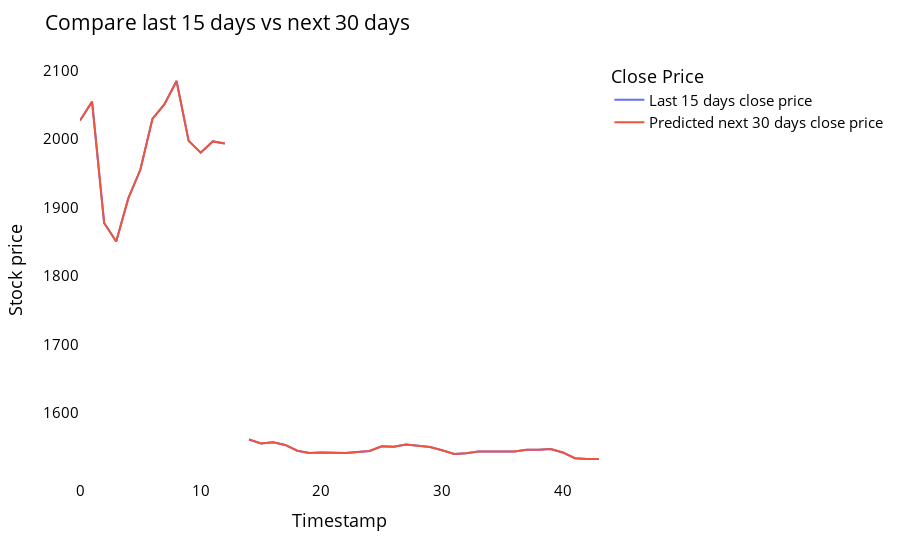

Notebook code cell kept with this figure:
### Code cell
temp_mat = np.empty((len(last_days)+pred_days+1,1))
temp_mat[:] = np.nan
temp_mat = temp_mat.reshape(1,-1).tolist()[0]

last_original_days_value = temp_mat
next_predicted_days_value = temp_mat

last_original_days_value[0:time_step+1] = scaler.inverse_transform(closedf[len(closedf)-time_step:]).reshape(1,-1).tolist()[0]
next_predicted_days_value[time_step+1:] = scaler.inverse_transform(np.array(lst_output).reshape(-1,1)).reshape(1,-1).tolist()[0]

new_pred_plot = pd.DataFrame({
    'last_original_days_value':last_original_days_value,
    'next_predicted_days_value':next_predicted_days_value
})

names = cycle(['Last 15 days close price','Predicted next 30 days close price'])

fig = px.line(new_pred_plot,x=new_pred_plot.index, y=[new_pred_plot['last_original_days_value'],
                                                      new_pred_plot['next_predicted_days_value']],
              labels={'value': 'Stock price','index': 'Timestamp'})
fig.update_layout(title_text='Compare last 15 days vs next 30 days',
                  plot_bgcolor='white', font_size=15, font_color='black',legend_title_text='Close Price')
fig.for_each_trace(lambda t:  t.update(name = next(names)))

fig.update_xaxes(showgrid=False)
fig.update_yaxes(showgrid=False)
fig.show()

### Figure 1 — Plotly figure (JSON) as saved in the notebook; plotly's stock layout.template omitted (floating-point values rounded to 4 significant figures)
{"data": [{"hovertemplate": "variable=last_original_days_value<br>Timestamp=%{x}<br>Stock price=%{y}<extra></extra>", "legendgroup": "last_original_days_value", "line": {"color": "#636efa", "dash": "solid"}, "marker": {"symbol": "circle"}, "mode": "lines", "name": "Last 15 days close price", "orientation": "v", "showlegend": true, "type": "scatter", "x": [0, 1, 2, 3, 4, 5, 6, 7, 8, 9, 10, 11, 12, 13, 14, 15, 16, 17, 18, 19, 20, 21, 22, 23, 24, 25, 26, 27, 28, 29, 30, 31, 32, 33, 34, 35, 36, 37, 38, 39, 40, 41, 42, 43], "xaxis": "x", "y": [2027.0, 2054.0, 1877.0, 1850.0, 1913.0, 1955, 2029.0, 2051.0, 2085.0, 1997.0, 1980.0, 1996.0, 1993.0, null, 1561.0, 1556.0, 1557.0, 1554.0, 1545.0, 1542.0, 1542.0, 1542.0, 1542.0, 1543.0, 1545.0, 1552.0, 1551.0, 1554.0, 1553.0, 1551.0, 1546.0, 1541.0, 1542.0, 1544.0, 1544.0, 1544.0, 1544.0, 1547.0, 1546.0, 1548.0, 1543.0, 1534.0, 1533.0, 1533.0], "yaxis": "y"}, {"hovertemplate": "variable=next_predicted_days_value<br>Timestamp=%{x}<br>Stock price=%{y}<extra></extra>", "legendgroup": "next_predicted_days_value", "line": {"color": "#EF553B", "dash": "solid"}, "marker": {"symbol": "circle"}, "mode": "lines", "name": "Predicted next 30 days close price", "orientation": "v", "showlegend": true, "type": "scatter", "x": [0, 1, 2, 3, 4, 5, 6, 7, 8, 9, 10, 11, 12, 13, 14, 15, 16, 17, 18, 19, 20, 21, 22, 23, 24, 25, 26, 27, 28, 29, 30, 31, 32, 33, 34, 35, 36, 37, 38, 39, 40, 41, 42, 43], "xaxis": "x", "y": [2027.0, 2054.0, 1877.0, 1850.0, 1913.0, 1955, 2029.0, 2051.0, 2085.0, 1997.0, 1980.0, 1996.0, 1993.0, null, 1561.0, 1556.0, 1557.0, 1554.0, 1545.0, 1542.0, 1542.0, 1542.0, 1542.0, 1543.0, 1545.0, 1552.0, 1551.0, 1554.0, 1553.0, 1551.0, 1546.0, 1541.0, 1542.0, 1544.0, 1544.0, 1544.0, 1544.0, 1547.0, 1546.0, 1548.0, 1543.0, 1534.0, 1533.0, 1533.0], "yaxis": "y"}], "layout": {"font": {"color": "black", "size": 15}, "legend": {"title": {"text": "Close Price"}, "tracegroupgap": 0}, "margin": {"t": 60}, "plot_bgcolor": "white", "title": {"text": "Compare last 15 days vs next 30 days"}, "xaxis": {"anchor": "y", "domain": [0, 1], "showgrid": false, "title": {"text": "Timestamp"}}, "yaxis": {"anchor": "x", "domain": [0, 1], "showgrid": false, "title": {"text": "Stock price"}}}}
